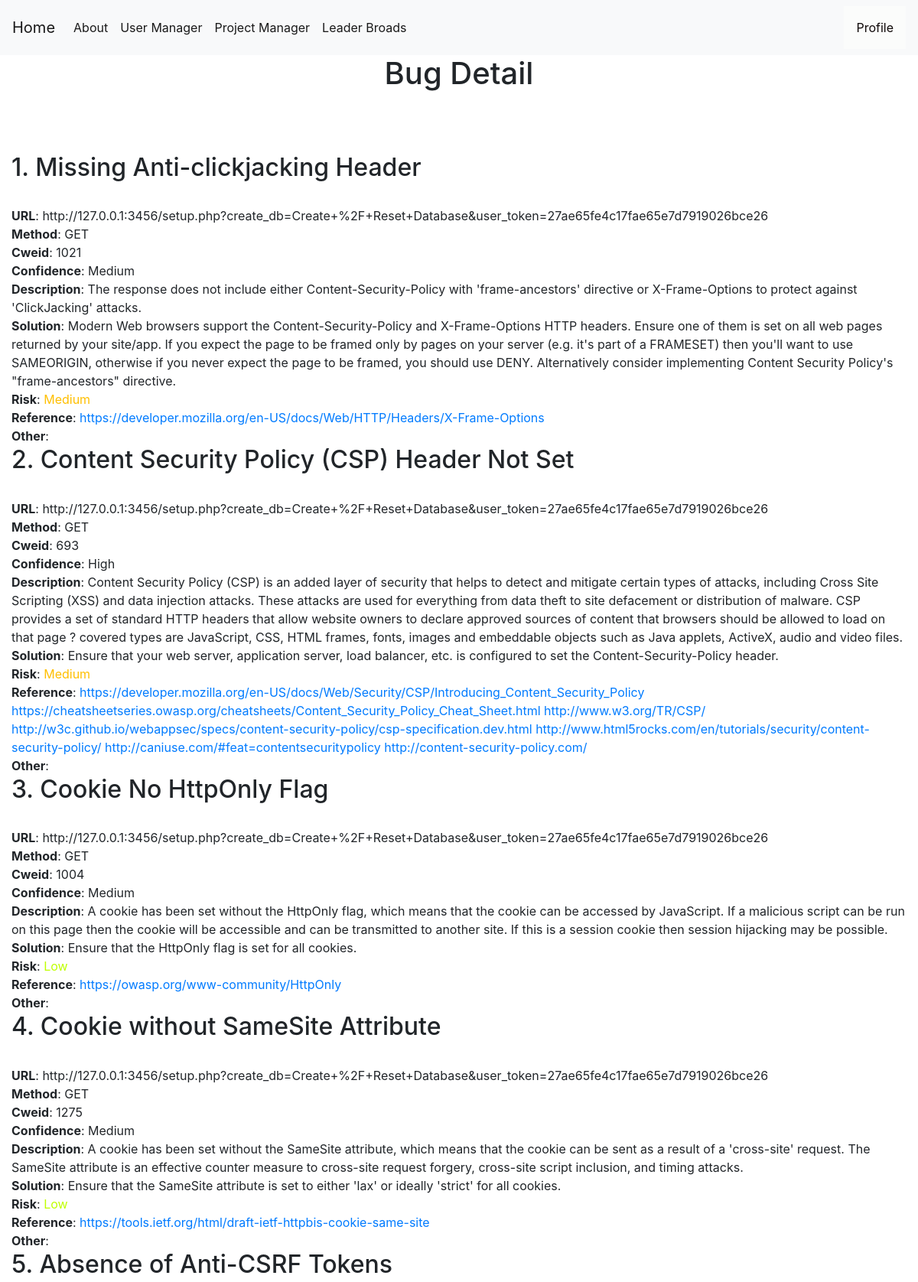
The page /bug-detail/1 (signed in, upper part) on the database its author committed.
### tables this page shows
CREATE TABLE bugs (
    bugid INTEGER PRIMARY KEY AUTOINCREMENT,
    requestid INTEGER NOT NULL,
    name TEXT NOT NULL,
    bugurl TEXT NOT NULL,
    method TEXT  ,
    cweid TEXT  ,
    confidence TEXT  ,
    description TEXT  ,
    solution TEXT  ,
    risk TEXT  ,
    reference TEXT ,
    other TEXT  ,
    pentester TEXT,
    FOREIGN KEY (pentester) REFERENCES users(userid) ON DELETE CASCADE
    FOREIGN KEY (requestid) REFERENCES requests(requestid) ON DELETE CASCADE
);

### app.py (the view)
@app.route('/bug-detail/<int:id>', methods=('GET', 'POST'))
def bug_detail(id):
    msg = ''
    conn = get_db_connection()
    if session["userid"] == None:
        return redirect(url_for('login'))
    currentuser = get_current_user()
    conn = get_db_connection()
    requesturl = conn.execute('SELECT requesturl FROM requests WHERE requestid = ?',(id,)).fetchone()
    bugs = conn.execute('SELECT * FROM bugs WHERE bugurl LIKE ?',(requesturl["requesturl"],)).fetchall()
    return render_template('bug_detail.html',request=request,currentuser=currentuser,bugs=bugs,msg=msg)

### app.py (called while the page is built)
def get_db_connection():
    conn = sqlite3.connect('database.db')
    conn.row_factory = sqlite3.Row
    return conn

def get_current_user():
    userid = session["userid"]
    conn = get_db_connection()
    user = conn.execute('SELECT * FROM users WHERE userid = ?',(userid,)).fetchone()
    conn.commit()
    conn.close()
    return user

### templates/bug_detail.html (shortened to what this page needs)
{% extends 'base.html' %}
{% block content %}
    <center><h1>{% block title %}  Bug Detail  {% endblock %}</h1></center>
    <link rel= "stylesheet" type= "text/css" href= "{{ url_for('static',filename='css/showuser.css') }}">
  {% for bug in bugs %}
    <h2>{{ loop.index }}. {{bug.name}}</h2></br>
    <b>URL</b>: {{bug.bugurl}}</br>
    <b>Method</b>: {{bug.method}}<br>
    <b>Cweid</b>: {{bug.cweid}}</br>
    <b>Confidence</b>: {{bug.confidence}}</br>
    <b>Description</b>: {{bug.description}}</br>
    <b>Solution</b>: {{bug.solution}}</br>
    <b>Risk</b>:
    {% if bug.risk == "Informational" %}
    <a style="color:#00ffbf;">{{bug.risk}}</a></br>
    {% elif bug.risk == "Low" %}
    <a style="color:#bfff00;">{{bug.risk}}</a></br>
    {% elif bug.risk == "Medium" %}
    <a style="color:#ffbf00;">{{bug.risk}}</a></br>
    {% elif bug.risk == "High" %}
    <a style="color:#ff0000;">{{bug.risk}}</a></br>
    {% elif bug.risk == "Critical" %}
    <a style="color:#8000ff;" >{{bug.risk}}</a></br>
    {% endif %}
    <b>Reference</b>: <a href="{{bug.reference}}">{{bug.reference}}</a></br>
    <b>Other</b>: {{bug.other}}</br>
  {% endfor %}
{% endblock %}

### static/css/style.css (style rules this page uses)
body { min-height: 100vh; height: 100%; margin: 0; z-index: 10; display: grid; grid-template-rows: auto 1fr auto; }
body { display: flex; flex-direction: column; }

### rows shown on the page
bugs: name "Missing Anti-clickjacking Header", bugurl "http://127.0.0.1:3456/setup.php?create_db=Create+%2F+Reset+Database&user_token=27ae65fe4c17fae65e7d7919026bce26", method "GET", cweid "1021", confidence "Medium", description "The response does not include either Content-Security-Policy with 'frame-ancestors' directive or X-Frame-Options to protect against 'ClickJacking' attacks.", solution "Modern Web browsers support the Content-Security-Policy and X-Frame-Options HTTP headers. Ensure one of them is set on all web pages returned by your site/app. If you expect the page to be framed only by pages on your server (e.g. it's part of a FRAMESET) then you'll want to use SAMEORIGIN, otherwise if you never expect the page to be framed, you should use DENY. Alternatively consider implementing Content Security Policy's \"frame-ancestors\" directive.", risk "Medium", reference "https://developer.mozilla.org/en-US/docs/Web/HTTP/Headers/X-Frame-Options"
bugs: name "Content Security Policy (CSP) Header Not Set", bugurl "http://127.0.0.1:3456/setup.php?create_db=Create+%2F+Reset+Database&user_token=27ae65fe4c17fae65e7d7919026bce26", method "GET", cweid "693", confidence "High", description "Content Security Policy (CSP) is an added layer of security that helps to detect and mitigate certain types of attacks, including Cross Site Scripting (XSS) and data injection attacks. These attacks are used for everything from data theft to site defacement or distribution of malware. CSP provides a set of standard HTTP headers that allow website owners to declare approved sources of content that browsers should be allowed to load on that page ? covered types are JavaScript, CSS, HTML frames, fonts, images and embeddable objects such as Java applets, ActiveX, audio and video files.", solution "Ensure that your web server, application server, load balancer, etc. is configured to set the Content-Security-Policy header.", risk "Medium", reference "https://developer.mozilla.org/en-US/docs/Web/Security/CSP/Introducing_Content_Security_Policy https://cheatsheetseries.owasp.org/cheatsheets/Content_Security_Policy_Cheat_Sheet.html http://www.w3.org/TR/CSP/ http://w3c.github.io/webappsec/specs/content-security-policy/csp-specification.dev.html http://www.html5rocks.com/en/tutorials/security/content-security-policy/ http://caniuse.com/#feat=contentsecuritypolicy http://content-security-policy.com/"
bugs: name "Cookie No HttpOnly Flag", bugurl "http://127.0.0.1:3456/setup.php?create_db=Create+%2F+Reset+Database&user_token=27ae65fe4c17fae65e7d7919026bce26", method "GET", cweid "1004", confidence "Medium", description "A cookie has been set without the HttpOnly flag, which means that the cookie can be accessed by JavaScript. If a malicious script can be run on this page then the cookie will be accessible and can be transmitted to another site. If this is a session cookie then session hijacking may be possible.", solution "Ensure that the HttpOnly flag is set for all cookies.", risk "Low", reference "https://owasp.org/www-community/HttpOnly"
bugs: name "Cookie without SameSite Attribute", bugurl "http://127.0.0.1:3456/setup.php?create_db=Create+%2F+Reset+Database&user_token=27ae65fe4c17fae65e7d7919026bce26", method "GET", cweid "1275", confidence "Medium", description "A cookie has been set without the SameSite attribute, which means that the cookie can be sent as a result of a 'cross-site' request. The SameSite attribute is an effective counter measure to cross-site request forgery, cross-site script inclusion, and timing attacks.", solution "Ensure that the SameSite attribute is set to either 'lax' or ideally 'strict' for all cookies.", risk "Low", reference "https://tools.ietf.org/html/draft-ietf-httpbis-cookie-same-site"
bugs: name "Absence of Anti-CSRF Tokens"
